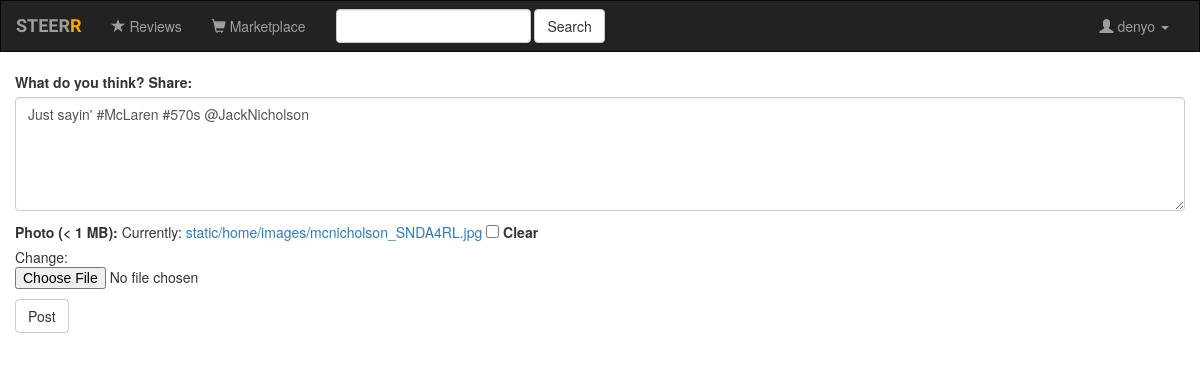
Page /members/denyo/opinions/22/update/ (signed in) on the earlier database version.
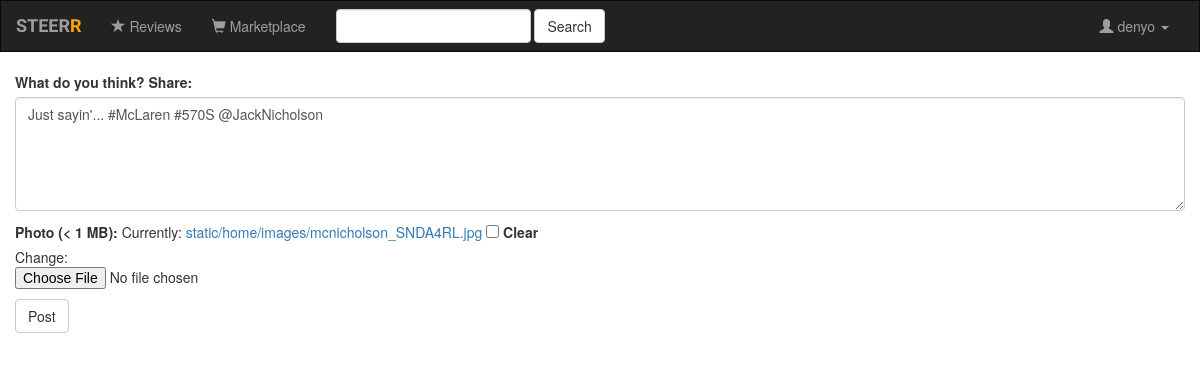
Same page on the later database version.
### home/models.py (models this page shows, shortened)
class Opinion(VoteModel, models.Model):
	user = models.ForeignKey(User, on_delete=models.CASCADE)
	text = models.TextField()
	photo = models.ImageField(upload_to="static/home/images/", null=True, blank=True, validators=[file_size])
	created = models.DateTimeField()
	modified = models.DateTimeField()
	class Meta:
		ordering = ['created']

### home/views.py (the view)
# urls.py: url(r'^members/(?P<username>[-\w\d.]+)/opinions/(?P<opinion_id>\d+)/update/$', views.opinion_update, name="opinion-update"),
def opinion_update(request, username, opinion_id):
	member = User.objects.get(username=username)
	opinion = Opinion.objects.get(id=opinion_id)
	form = OpinionForm(request.POST or None, request.FILES or None, instance=opinion)
	if form.is_valid():
		form.save()
		return redirect("home:member", member.username)
	context = {
	"member": member,
	"form": form
	}
	return render(request, "home/opinion.html", context)

### home/forms.py
class OpinionForm(forms.ModelForm):
    class Meta:
        model = Opinion
        fields = ["text", "photo"]
        labels = {
            "text": ("What do you think? Share"),
            "photo": ("Photo (< 1 MB):")
        }
        widgets = {
            "text": forms.Textarea(attrs={'rows':5, 'class': 'form-control'}),
        }

### templates/home/opinion.html (shortened to what this page needs)
{% extends "base.html" %}
{% load static %}
{% load humanize %}
{% block body %}
<div class="container-fluid">
	{% if user == member or user.is_superuser %}
		<form action="" method="POST" enctype="multipart/form-data">
		<div class="form-group">
			{{ form.as_p }}
			<p></p><input type="submit" class="btn btn-default" value="Post" />
		</div>
		</form>
	{% else %}
		<div class="alert alert-warning">
  			You don't have permission to edit this opinion. <a href="{% url 'home:member' member %}" class="alert-link">Visit {{ member }}'s profile</a>
		</div>
	{% endif %}
{% endblock %}

Differences in the rows shown:
changed Opinion: text "Just sayin' #McLaren #570s @JackNicholson" → "Just sayin'... #McLaren #570S @JackNicholson"
